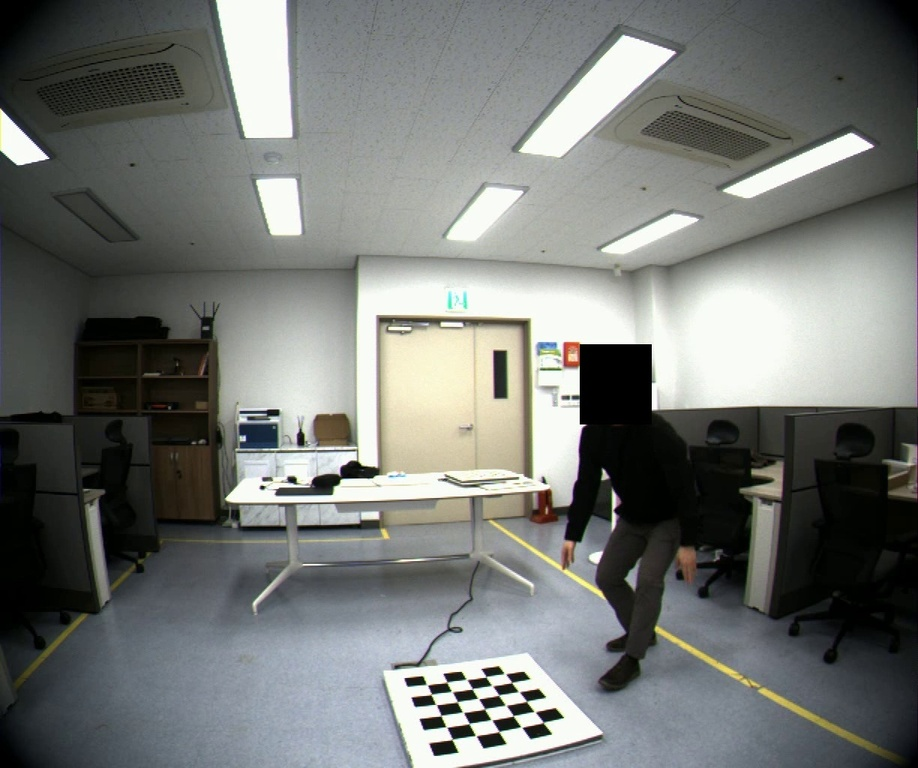
#> input picture coord_test/Hik_2_frame2189.jpg, 918 x 768 px, shrunk from 1224 x 1024 before the run
$ python coord_test_multi_camera.py
#> lines starting #> are read from the running program, lines starting #| are printed output that depends on the picture
import numpy as np
import cv2
import matplotlib.pyplot as plt


def pixel_to_world(pixel_coord, depth, K, r, t):
    # Invert the intrinsic matrix
    K_inv = np.linalg.inv(K)
    # Convert pixel to normalized camera coordinates
    camera_coord = K_inv.dot(np.array([[pixel_coord[0]], [pixel_coord[1]], [1]])) * depth
    # Invert the rotation matrix
    r_inv = np.linalg.inv(r)
    # Ensure the translation vector is in the correct shape (3, 1)
    t = t.reshape(3, 1)
    # Compute world coordinates
    world_coord = r_inv.dot(camera_coord - t)
    return world_coord[:3, 0]  # Ensure to return a 1D array of size 3

def world_to_pixel(world_coord, K, r, t):
    # Ensure the world coordinates are in the correct shape (3, 1)
    if world_coord.shape != (3, 1):
        world_coord = np.reshape(world_coord, (3, 1))
    # Ensure the translation vector is in the correct shape (3, 1)
    t = t.reshape(3, 1)
    # Compute camera coordinates
    camera_coord = r.dot(world_coord) + t
    # Project camera coordinates to pixel coordinates using intrinsic matrix K
    pixel_coord_homogeneous = K.dot(camera_coord)
    # Normalize homogeneous coordinates to get pixel coordinates
    pixel_coord = pixel_coord_homogeneous / pixel_coord_homogeneous[2]
    return int(pixel_coord[0, 0]), int(pixel_coord[1, 0])


# Function to compute pixel coordinates from world coordinates
def compute_pixel_coordinates(K, r, t, lens_distortion, world_point):
    # Form the extrinsic matrix from r and t
    extrinsic_matrix = np.hstack((r, t.T))
    # Compute the camera coordinates
    camera_coord = extrinsic_matrix * world_point.reshape(-1, 1)
    # Correct for lens distortion
    undistorted_camera_coord = compute_lens_distortion(camera_coord, lens_distortion)
    # Project the undistorted camera coordinates into pixel coordinates
    pixel_coords = K * undistorted_camera_coord[:3]
    # Convert from homogeneous coordinates
    pixel_coords = pixel_coords / pixel_coords[2]
    return pixel_coords

def compute_lens_distortion(camera_coord, lens_distortion):
    d1, d2, t1, t2, d3, d4, d5, d6 = lens_distortion
    z = camera_coord[2, 0]
    x = (camera_coord[0, 0] / z) if z != 0 else 0
    x2 = x**2
    y = (camera_coord[1, 0] / z) if z != 0 else 0
    y2 = y**2
    r2 = x**2 + y**2
    r4 = r2**2
    r6 = r2**3
    r_dist = (1 + d1*r2 + d2*r4 + d3*r6) / (1 + d4*r2 + d5*r4 + d6*r6);
    if r_dist < 0.5:
        r_dist = 0.5;
        camera_coord[3, 0] = 0

    xprime = x*r_dist + 2*t1*x*y + t2*(r2 + 2*x2)
    yprime = y*r_dist + 2*t2*x*y + t1*(r2 + 2*y2)
    camera_coord[0, 0] = xprime * z
    camera_coord[1, 0] = yprime * z
    return camera_coord;

# Define the camera parameters for Camera 1
K1 = np.matrix([
    [726.012573, 0.000000, 615.539917],
    [0.000000, 724.575256, 523.566040],
    [0.000000, 0.000000, 1.000000],
])

r1 = np.matrix([
    [-0.262846, -0.012075, 0.964762],
    [-0.006363, -0.999878, -0.014248],
    [0.964817, -0.009883, 0.262737],
])

t1 = np.matrix([-3.506606, 128.004700, 168.618835])

distortion1 = np.array([-0.361906, 0.179266, -0.000213, 0.001141, -0.054861, 0, 0, 0])


# Define the camera parameters for Camera 2
K2 = np.matrix([
    [729.434204, 0.000000, 605.735596],
    [0.000000, 728.705566, 511.485962],
    [0.000000, 0.000000, 1.000000],
])

r2 = np.matrix([
    [0.108824, 0.005068, 0.994048],
    [-0.052556, -0.998559, 0.010845],
    [0.992671, -0.053423, -0.108402],
])

t2 = np.matrix([-0.255262, 129.808014, 177.681732])

distortion2 = np.array([-0.366454, 0.227449, 0.000769, -0.000390, -0.127463, 0, 0, 0])


# Homogeneous coordinate for world point (0,0,0)
p = np.array([0, 0, 0, 1])

# Compute pixel coordinates for both cameras
pixel_coords1 = compute_pixel_coordinates(K1, r1, t1, distortion1, p)
pixel_coords2 = compute_pixel_coordinates(K2, r2, t2, distortion2, p)


# Function to plot image and point
def plot_image_with_point(image_path, pixel_coords, camera_title, figure):
    # Load the image using OpenCV
#> called with image_path = 'Hik_2_frame2189.jpg', pixel_coords = array of shape (3, 1), camera_title = 'Camera 1', figure = 'Figure 1'
    image = cv2.imread(image_path)
#> image is the input picture: shape (768, 918, 3); mean B, G, R 116.4, 119.5, 116.8
    # Convert color from BGR to RGB for plotting
    image = cv2.cvtColor(image, cv2.COLOR_BGR2RGB)
    # Plot the image
    plt.figure(figure)
    plt.title(camera_title)
    plt.imshow(image)
    plt.scatter([pixel_coords[0]], [pixel_coords[1]], c='blue', marker='x')

# Function to plot image and point
def plot_image_with_point_xy(image_path, pixel_coords_x, pixel_coords_y, camera_title, figure):
    # Load the image using OpenCV
    image = cv2.imread(image_path)
    # Convert color from BGR to RGB for plotting
    image = cv2.cvtColor(image, cv2.COLOR_BGR2RGB)
    # Plot the image
    plt.figure(figure)
    plt.title(camera_title)
    plt.imshow(image)
    plt.scatter(pixel_coords_x, pixel_coords_y, c='blue', marker='x')


# Plot for Camera 1 - World to Pixel Coordinate System
plot_image_with_point('Hik_2_frame2189.jpg', pixel_coords1, 'Camera 1', 'Figure 1')

# Plot for Camera 2 - World to Pixel Coordinate System
plot_image_with_point('Hik_3_frame2189.jpg', pixel_coords2, 'Camera 2', 'Figure 2')
#> call 2 of plot_image_with_point, with image_path = 'Hik_3_frame2189.jpg', pixel_coords = array of shape (3, 1), camera_title = 'Camera 2', figure = 'Figure 2'
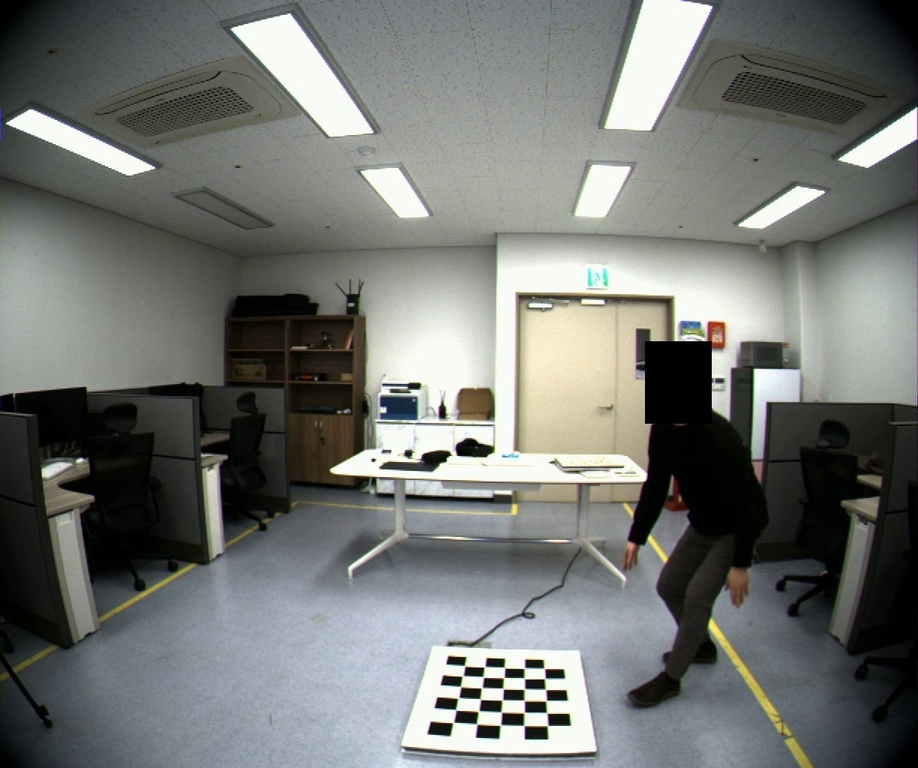
#> input picture coord_test/Hik_3_frame2189.jpg, 918 x 768 px, shrunk from 1224 x 1024 before the run
#> in plot_image_with_point, image is the input picture: shape (768, 918, 3); mean B, G, R 114.4, 117.7, 115


# Plot - Pixel Coord for Camera 1 to Pixel Coord for Camera 2
# Pixel Coord (Camera 1) -> World Coord -> Pixel Coord (Camera 2)
x_array1 = np.empty(0, int)
y_array1 = np.empty(0, int)

x_array2 = np.empty(0, int)
y_array2 = np.empty(0, int)

for i in range(1, 15):
    j = i * 50

    x = j
    y = 200
    d = 150

    world_coord_from_camera1_p1 = pixel_to_world((x, y), d, K1, r1, t1)
    camera2_pixel_from_world_coord_p1 = world_to_pixel(world_coord_from_camera1_p1, K2, r2, t2)

    x_array1 = np.append(x_array1, x)
    y_array1 = np.append(y_array1, y)

    x_array2 = np.append(x_array2, camera2_pixel_from_world_coord_p1[0])
    y_array2 = np.append(y_array2, camera2_pixel_from_world_coord_p1[1])


# Plot for Camera 1
array1 = [(100, 100), (150, 150), (200, 200)]
plot_image_with_point_xy('Hik_2_frame2189.jpg', x_array1, y_array1, 'Camera 1', 'Figure 3')

# Plot for Camera 2
plot_image_with_point_xy('Hik_3_frame2189.jpg', x_array2, y_array2, 'Camera 2', 'Figure 4')


plt.show()
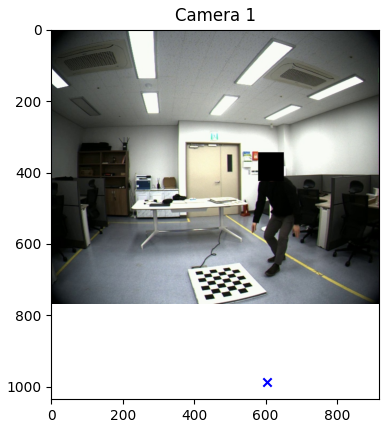
#> figure drawn by matplotlib, 1 panel
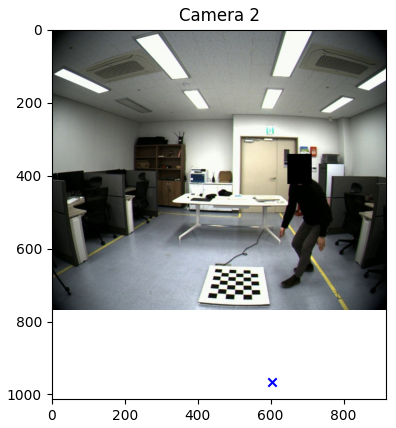
#> figure drawn by matplotlib, 1 panel
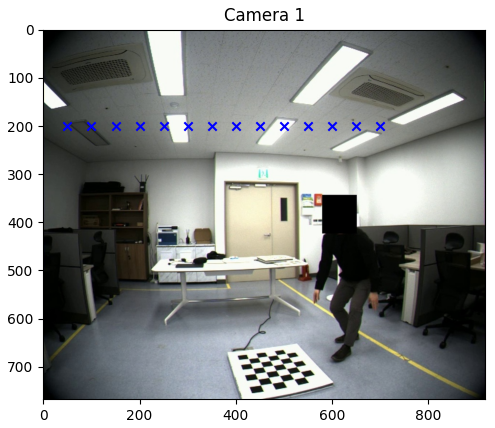
#> figure drawn by matplotlib, 1 panel
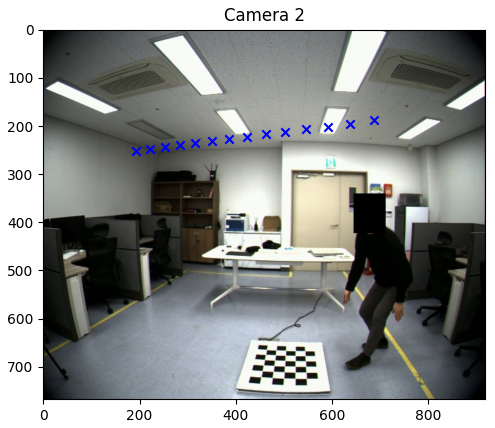
#> figure drawn by matplotlib, 1 panel
